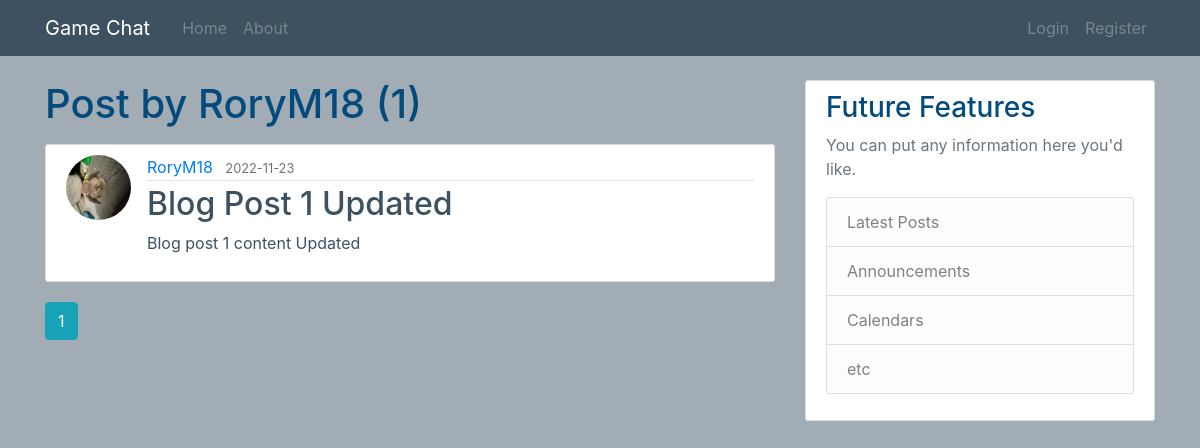
The app's page /user/RoryM18, older data.
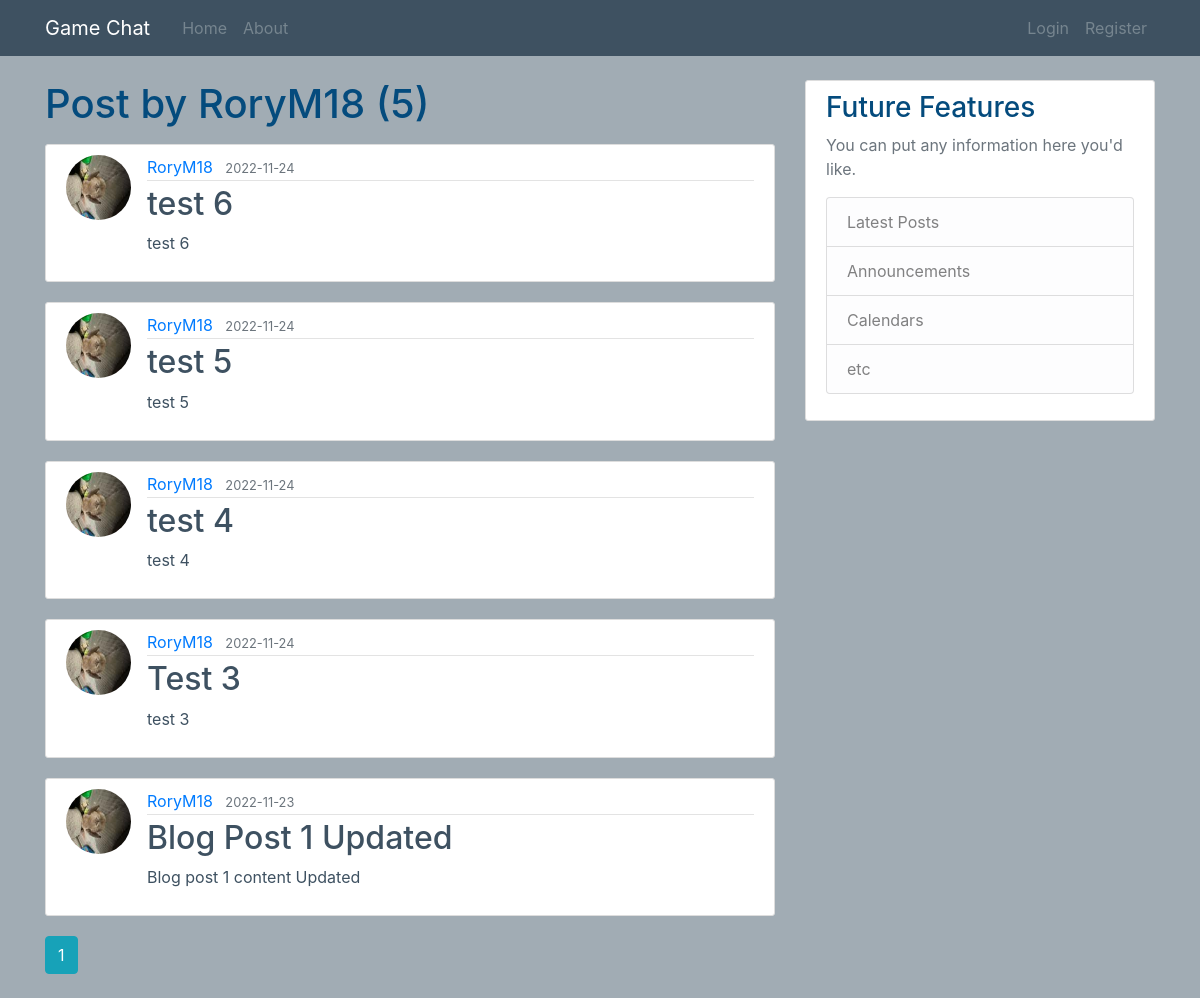
The same page, newer data.
### flaskblog/models.py (models this page shows, shortened)
class User(db.Model, UserMixin):
    id = db.Column(db.Integer, primary_key=True)
    username = db.Column(db.String(20), unique=True, nullable=False)
    email = db.Column(db.String(120), unique=True, nullable=False)
    image_file = db.Column(db.String(20), nullable=False, default='default.jpg')
    password = db.Column(db.String(60), nullable=False)
    posts = db.relationship('Post', backref='author', lazy=True)

class Post(db.Model):
    id = db.Column(db.Integer, primary_key=True)
    title = db.Column(db.String(100), nullable=False)
    date_posted = db.Column(db.DateTime, nullable=False, default=datetime.utcnow)
    content = db.Column(db.Text, nullable=False)
    user_id = db.Column(db.Integer, db.ForeignKey('user.id'), nullable=False)

### flaskblog/routes.py (the view)
@app.route("/user/<string:username>")
def user_posts(username):
    page = request.args.get('page', 1, type=int)
    user = User.query.filter_by(username=username).first_or_404()
    posts = Post.query.filter_by(author=user).order_by(Post.date_posted.desc()).paginate(page=page, per_page=5)
    return render_template('user_posts.html', posts=posts, user=user)

### flaskblog/templates/user_posts.html
{% extends "layout.html" %}
{% block content %}
	<h1 class="mb-3">Post by {{ user.username }} ({{ posts.total }})</h1>
        {% for post in posts.items %}
                <article class="media content-section">
                  <img class="rounded-circle article-img" src="{{ url_for('static', filename='profile_pics/' + post.author.image_file)}}">
                  <div class="media-body">
                    <div class="article-metadata">
			    <a class="mr-2" href="{{ url_for('user_posts', username=post.author.username) }}">{{ post.author.username }}</a>
                      <small class="text-muted">{{ post.date_posted.strftime('%Y-%m-%d') }}</small>
                    </div>
                    <h2><a class="article-title" href="{{ url_for('post', post_id=post.id) }}">{{ post.title }}</a></h2>
                    <p class="article-content">{{ post.content }}</p>
                  </div>
                </article>
        {% endfor %}
        {% for page_num in posts.iter_pages(left_edge=1, right_edge=1, left_current=1, right_current=2) %}
                {% if page_num %}
                 {% if posts.page == page_num %}
                  <a class="btn btn-info mb-4" href="{{ url_for('user_posts', username=user.username, page=page_num) }}">{{ page_num }}</a>
                 {% else %}
                  <a class="btn btn-outline-info mb-4" href="{{ url_for('user_posts', username=user.username, page=page_num) }}">{{ page_num }}</a>
                 {% endif %}
                {% else %}
                 ...
                {% endif %}
        {% endfor %}
{% endblock content%}

### flaskblog/templates/layout.html (shortened to what this page needs)
<!DOCTYPE html>
<html>
        <head>
    		<link rel="stylesheet" href="https://cdn.jsdelivr.net/npm/bootstrap@4.3.1/dist/css/bootstrap.min.css">
		<link rel="stylesheet" type="text/css" href="{{ url_for('static', filename='main.css')}}">
        </head>
	<body>
		<header class="site-header">
		  <nav class="navbar navbar-expand-md navbar-dark bg-steel fixed-top">
		    <div class="container">
		      <a class="navbar-brand mr-4" href="/">Game Chat</a>
		      <div class="collapse navbar-collapse" id="navbarToggle">
			<div class="navbar-nav mr-auto">
				<a class="nav-item nav-link" href="{{ url_for('home')}}">Home</a>
			  <a class="nav-item nav-link" href="{{ url_for('about')}}">About</a>
			</div>
			<div class="navbar-nav">
			  {% if current_user.is_authenticated %}
			  	<a class="nav-item nav-link" href="{{ url_for('new_post')}}">New Post</a>
				<a class="nav-item nav-link" href="{{ url_for('account')}}">Account</a>
			 	<a class="nav-item nav-link" href="{{ url_for('logout')}}">Logout</a>
			  {% else %}
			  	<a class="nav-item nav-link" href="{{ url_for('login')}}">Login</a>
			  	<a class="nav-item nav-link" href="{{ url_for('register')}}">Register</a>
			  {% endif %}
			</div>
		      </div>
		    </div>
		  </nav>
		</header>
		<main role="main" class="container">
		  <div class="row">
		    <div class="col-md-8">
		      {% block content %}{% endblock %}
		    </div>
		    <div class="col-md-4">
		      <div class="content-section">
			<h3>Future Features</h3>
			<p class='text-muted'>You can put any information here you'd like.
			  <ul class="list-group">
			    <li class="list-group-item list-group-item-light">Latest Posts</li>
			    <li class="list-group-item list-group-item-light">Announcements</li>
			    <li class="list-group-item list-group-item-light">Calendars</li>
			    <li class="list-group-item list-group-item-light">etc</li>
			  </ul>
			</p>
		      </div>
		    </div>
		  </div>
		</main>
        </body>
</html>

### flaskblog/static/main.css (style rules this page uses)
body { background: #a1acb4; color: #3e5161; margin-top: 5rem; }
h1, h2, h3, h4, h5, h6 { color: #044b7d; }
.bg-steel { background-color: #3e5161; }
.site-header .navbar-nav .nav-link { color: #76858f; }
.content-section { background: #ffffff; padding: 10px 20px; border: 1px solid #dddddd; border-radius: 3px; margin-bottom: 20px; }
.article-title { color: #3e5161; }
.article-content { white-space: pre-line; }
.article-img { height: 65px; width: 65px; margin-right: 16px; }
.article-metadata { padding-bottom: 1px; margin-bottom: 4px; border-bottom: 1px solid #e3e3e3 }

Row changes from the older to the newer data that the page shows:
added Post: image_file (picture), author.username "RoryM18", date_posted "2022-11-24", title "test 6", content "test 6"
added Post: image_file (picture), author.username "RoryM18", date_posted "2022-11-24", title "test 5", content "test 5"
added Post: image_file (picture), author.username "RoryM18", date_posted "2022-11-24", title "test 4", content "test 4"
added Post: image_file (picture), author.username "RoryM18", date_posted "2022-11-24", title "Test 3", content "test 3"
Text that changed along with them:
{{ posts.total }}: "1" → "5"
